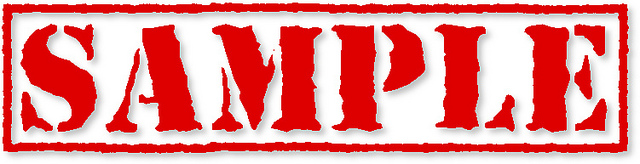
#> input picture Day4/a.jpg, 640 x 164 px, given in place of out.png.jpg, which was not available
$ python imgprocess.py
#> lines starting #> are read from the running program, lines starting #| are printed output that depends on the picture; pictures that were not available may be replaced by others from this repository, and a replacement may not be noted
"""
Code Challenge
  Name:
    Image Processing using PIL
  Filename:
    imgprocess.py
  Problem Statement:
    Given an image, perform image processing operations.

    Keep only one output image i.e perform all tasks on the same image (override)
    and print only the name of your output image with extension name in the end of your program.

    Take the Image name from User (Handle the extension for image file name in your code)

    The image processing features to be provided by your code are:

        a.     Greyscale
        b.     Rotate_90 (Rotate the given image file by 90 clockwise)
        c.     Crop (Center) (size = 160(W), 204(H))
        d.     Thumbnail – Generate the thumbnail of the given image (size = 75, 75)

"""
from PIL import Image

image_name=input("Enter image name wihtout extention:")
#> the answer given: out.png
img = Image.open(image_name+".jpg")
#> img is the input picture: PIL image 640x164 RGB; mean R, G, B 232.1, 140.9, 140.9
img.convert('LA')
img.save(image_name+".jpg")
img_rotate = img.transpose(Image.ROTATE_90)
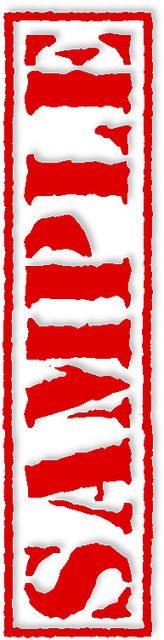
#> img_rotate: PIL image 164x640 RGB; mean R, G, B 232.1, 140.9, 140.9
img_rotate.save(image_name+".jpg")

small_im = img.resize((160, 204), resample=Image.BICUBIC)
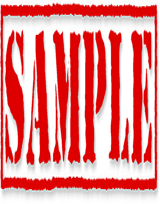
#> small_im: PIL image 160x204 RGB; mean R, G, B 232.1, 141.1, 141.2
small_im.save(image_name+".jpg")

img.thumbnail((150, 100))
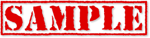
#> img: PIL image 150x38 RGB; mean R, G, B 232.1, 141.2, 141.2
img.save(image_name+".jpg")

img.show()
